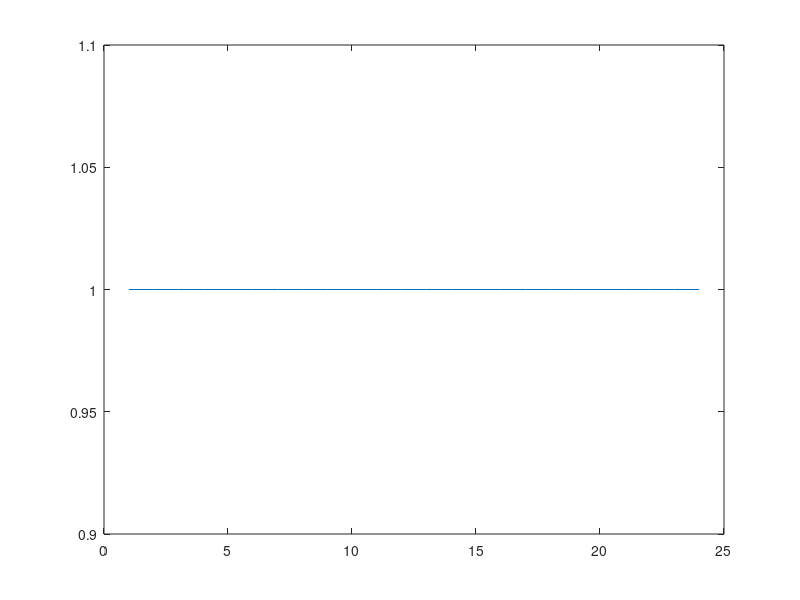

Here is the MATLAB script that generated this plot:
clear all

S = load('data_train.mat');


% artist, track, user, rating, time
X = S.train;

% 50 artists, 163 to 14295 ratings per artist
% 50928 users, users rate from 1 to 15 tracks
% 184 tracks, 138 to 2795 ratings per track
% 24 times, (two years of data), some months have no ratings, some have
% thousands
% rating from 0 to 100

[m,n] = size(X);


% finding minimum and maximum number of ratings per song
j = 1;
for k = 0:23
    clearvars idx
    idx = zeros(1);
    for i = 1:m
        if X(i,5) == 3
            idx(j) = i;
            j = j + 1;
        end
    end
    num_rating(k+1) = length(idx);
    j = 1;
end
% max num_rating is 2795, min is 138

%Xsub = X(idx,:);

figure(1)
plot(num_rating)
